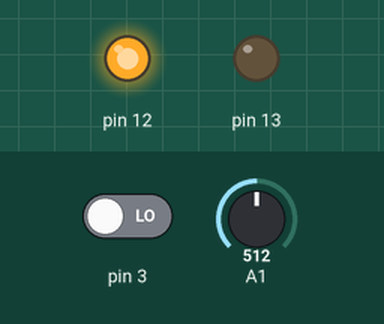
This sketch was run on a simulated Arduino Uno, built with avr-gcc and run on an emulated ATmega328P. On the bench: output pins drawn as LEDs (lit = HIGH). The test bench sets the inputs (shaded band); at power-on: A1 = 512, pin 3 LOW.

Above: at 1.2 s.
1.3 s: A1 set to 52
2.8 s: A1 set to 44
At 4.0 s:
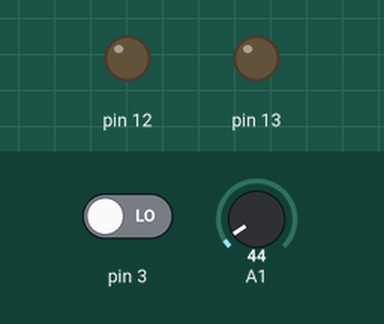
4.3 s: pin 3 driven HIGH
At 5.4 s:
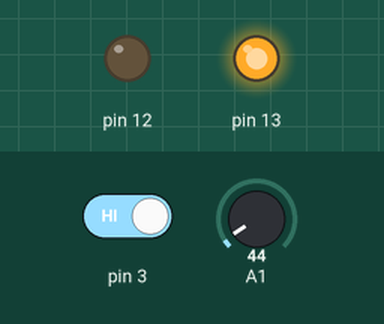
5.8 s: A1 set to 60
At 6.5 s:
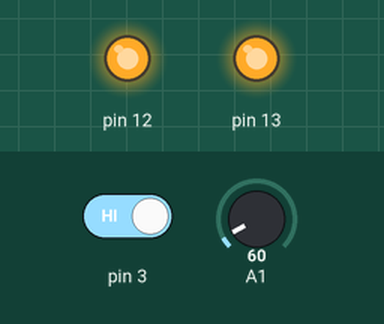
7.3 s: A1 set to 40
At 7.7 s:
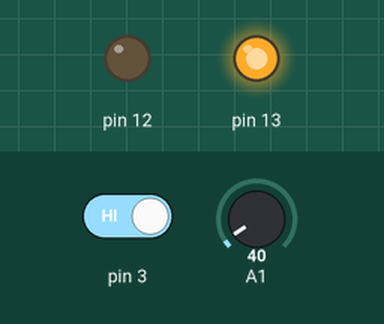
8.8 s: A1 set to 122
At 10.0 s:
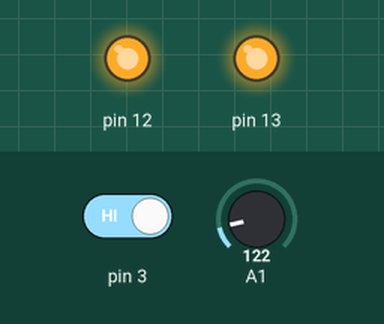
Timing chart, 0 to 11.3 s (numbered marks = the images above; inputs shaded):
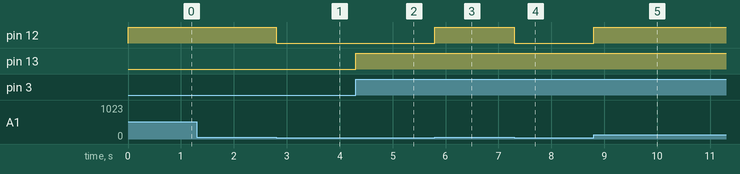

Measured:
- the behaviour switches between 50 and 49 on A1 (found by bisection; images 0 and 1)
- after the input at 1.3 s, every drawn part: stays the same
- after the input at 2.8 s, pin 12: HIGH → LOW at once
- after the input at 4.3 s, pin 13: LOW → HIGH at once
- after the input at 5.8 s, pin 12: LOW → HIGH at once
- after the input at 7.3 s, pin 12: HIGH → LOW at once
- after the input at 8.8 s, pin 12: LOW → HIGH at once

The sketch:

fotores_i_2_sveta.ino
```cpp
int value;
void setup() {
  pinMode(13, OUTPUT);
  pinMode(12, OUTPUT);
  pinMode(A1, INPUT);
  pinMode(3, INPUT);
}
void loop() {
  int buttonState = digitalRead(3); // считываем состояние кнопки

  if (buttonState == HIGH) {
    digitalWrite(13, HIGH); // зажигаем светодиод при нажатии кнопки
  }
  else {
    digitalWrite(13, LOW); // гасим светодиод при отпускании кнопки
  }


  value = analogRead(A1);
  if(value<50)digitalWrite(12, LOW);
  if(value>50) digitalWrite(12, HIGH);


}
```
